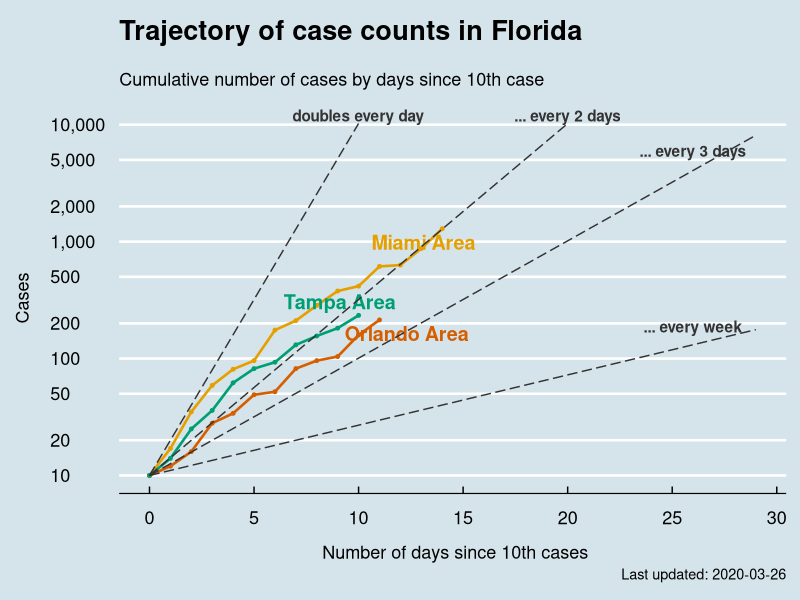

The R source for this figure:
library(stringr)
library(tidyverse)
library(lubridate)
library(ggthemes)
library(scales)
library(RColorBrewer)
library(ggrepel)
library(ggplot2)


#Data import
caseType <- "Confirmed"
caseType <- "confirmed_global"
time_series_19_covid_Confirmed <- read_csv("time_series_covid19_confirmed_florida.csv")

covidCases <- time_series_19_covid_Confirmed %>% rename (country = "Country/Region") %>% rename (name = "Province/State")
colourBlindPal <- c("#E69F00", "#D55E00", "#009E73", "#56B4E9", "#CC79A7", "#0072B2")        

lineDataCases <- covidCases %>% 
  select (-c(country)) %>% 
  pivot_longer(cols = -1, names_to = "date", values_to = "Cases") %>%  mutate(date=mdy(date)) %>%
  filter (Cases>=10) %>% arrange (name, date) %>% 
  group_by(name) %>% mutate(date = date - date[1L]) %>%
  mutate(days = as.numeric(date)) #%>% filter(days <30)

lastDay <- max(lineDataCases$days)+10  

#plot 100k y-axis
plot100k <- ggplot(data = lineDataCases, aes(x=days, y=Cases, colour = name)) +
  geom_line(size=0.9) + geom_point(size=1) + xlab ("\n Number of days since 10th cases") + 
  ylab ("Cases \n") +
  geom_text_repel(data = lineDataCases %>% 
                    filter(days == last(days)), aes(label = name, 
                                                    x = days + 0.2, 
                                                    y = Cases, 
                                                    color = name,
                                                    fontface=2), size = 5) + 

  scale_y_continuous(trans = log10_trans(),
                     breaks = c(10, 20, 50, 100, 200, 500, 1000, 2000, 5000, 10000, 20000, 50000, 100000),labels = comma) +
  scale_x_continuous(breaks = c(0,5,10,15,20,25,30)) +
  
  annotate("segment", linetype = "longdash", 
           x = 0, xend = lastDay, y = 10, yend = 10*(2^(1/3))^lastDay,
           colour = "#333333") +
  
  annotate(geom = "text", x = 26, y = 6000, 
           label = "... every 3 days", color = "#333333", fontface=2,
           angle = 33) +
  
  
  annotate("segment", linetype = "longdash", 
           x = 0, xend = lastDay, y = 10, yend = 10*(2^(1/7))^lastDay,
           colour = "#333333") +
  annotate(geom = "text", x = 26, y = 188, 
           label = "... every week", color = "#333333", fontface=2,
           angle = 20) +
  
  annotate("segment", linetype = "longdash", 
           x = 0, xend = 26.5, y = 10, yend = 10*(2^(1/2))^26.5,
           colour = "#333333") +
  annotate(geom = "text", x = 23.2, y = 45000, 
           label = "... every 2 days", color = "#333333", fontface=2,
           angle = 43) +
  
  annotate("segment", linetype = "longdash", 
           x = 0, xend = 13.2, y = 10, yend = 10*(2)^13.2,
           colour = "#333333") +
  annotate(geom = "text", x = 11.2, y = 45000, 
           label = "doubles every day", color = "#333333", fontface=2,
           angle = 60) +
  
  scale_colour_manual(values=colourBlindPal) +
  theme_economist() + 
  ggtitle("Trajectory of case counts in Florida\n", subtitle = "Cumulative number of cases by days since 10th case") +
  theme(text = element_text(size=13)) +
  theme(legend.position = "none") +
  theme(legend.title=element_blank()) +
  labs(caption = paste0("Last updated: ", ymd(mdy(colnames(covidCases[length(covidCases)]))))) 


# plot 10k y axis
plot10k <- ggplot(data = lineDataCases, aes(x=days, y=Cases, colour = name)) +
  geom_line(size=0.9) + geom_point(size=1) + xlab ("\n Number of days since 10th cases") + 
  ylab ("Cases \n") +
  geom_text_repel(data = lineDataCases %>% 
                    filter(days == last(days)), aes(label = name, 
                                                    x = days + 0.2, 
                                                    y = Cases, 
                                                    color = name,
                                                    fontface=2), size = 5) + 
  
  scale_y_continuous(trans = log10_trans(),
                     breaks = c(10, 20, 50, 100, 200, 500, 1000, 2000, 5000, 10000),labels = comma) +
  scale_x_continuous(breaks = c(0,5,10,15,20,25,30)) +
  
  annotate("segment", linetype = "longdash", 
           x = 0, xend = lastDay, y = 10, yend = 10*(2^(1/3))^lastDay,
           colour = "#333333") +
  
  annotate(geom = "text", x = 26, y = 6000, 
           label = "... every 3 days", color = "#333333", fontface=2) +
  
  annotate("segment", linetype = "longdash", 
           x = 0, xend = lastDay, y = 10, yend = 10*(2^(1/7))^lastDay,
           colour = "#333333") +
  annotate(geom = "text", x = 26, y = 188, 
           label = "... every week", color = "#333333", fontface=2) +
  
  annotate("segment", linetype = "longdash", 
           x = 0, xend = 20, y = 10, yend = 10*(2^(1/2))^20,
           colour = "#333333") +
  annotate(geom = "text", x = 20, y = 12000, 
           label = "... every 2 days", color = "#333333", fontface=2) +
  
  annotate("segment", linetype = "longdash", 
           x = 0, xend = 10, y = 10, yend = 10*(2)^10,
           colour = "#333333") +
  annotate(geom = "text", x = 10, y = 12000, 
           label = "doubles every day", color = "#333333", fontface=2) +
  
  scale_colour_manual(values=colourBlindPal) +
  theme_economist() + 
  ggtitle("Trajectory of case counts in Florida\n", subtitle = "Cumulative number of cases by days since 10th case") +
  theme(text = element_text(size=13)) +
  theme(legend.position = "none") +
  theme(legend.title=element_blank()) +
  labs(caption = paste0("Last updated: ", ymd(mdy(colnames(covidCases[length(covidCases)]))))) 


#plot regions only
region <- subset(lineDataCases,name=="Miami Area" | name=="Tampa Area" | name=="Orlando Area")

plot_region <- ggplot(data = region, aes(x=days, y=Cases, colour = name)) +
  geom_line(size=0.9) + geom_point(size=1) + xlab ("\n Number of days since 10th cases") + 
  ylab ("Cases \n") +
  geom_text_repel(data = region %>% 
                    filter(days == last(days)), aes(label = name, 
                                                    x = days + 0.2, 
                                                    y = Cases, 
                                                    color = name,
                                                    fontface=2), size = 5) + 
  
  scale_y_continuous(trans = log10_trans(),
                     breaks = c(10, 20, 50, 100, 200, 500, 1000, 2000, 5000, 10000),labels = comma) +
  scale_x_continuous(breaks = c(0,5,10,15,20,25,30)) +
  
  annotate("segment", linetype = "longdash", 
           x = 0, xend = lastDay, y = 10, yend = 10*(2^(1/3))^lastDay,
           colour = "#333333") +
  
  annotate(geom = "text", x = 26, y = 6000, 
           label = "... every 3 days", color = "#333333", fontface=2) +
  
  annotate("segment", linetype = "longdash", 
           x = 0, xend = lastDay, y = 10, yend = 10*(2^(1/7))^lastDay,
           colour = "#333333") +
  annotate(geom = "text", x = 26, y = 188, 
           label = "... every week", color = "#333333", fontface=2) +
  
  annotate("segment", linetype = "longdash", 
           x = 0, xend = 20, y = 10, yend = 10*(2^(1/2))^20,
           colour = "#333333") +
  annotate(geom = "text", x = 20, y = 12000, 
           label = "... every 2 days", color = "#333333", fontface=2) +
  
  annotate("segment", linetype = "longdash", 
           x = 0, xend = 10, y = 10, yend = 10*(2)^10,
           colour = "#333333") +
  annotate(geom = "text", x = 10, y = 12000, 
           label = "doubles every day", color = "#333333", fontface=2) +
  
  scale_colour_manual(values=colourBlindPal) +
  theme_economist() + 
  ggtitle("Trajectory of case counts in Florida\n", subtitle = "Cumulative number of cases by days since 10th case") +
  theme(text = element_text(size=13)) +
  theme(legend.position = "none") +
  theme(legend.title=element_blank()) +
  labs(caption = paste0("Last updated: ", ymd(mdy(colnames(covidCases[length(covidCases)]))))) 


#plots
# plot100k
# plot10k

plot_region


